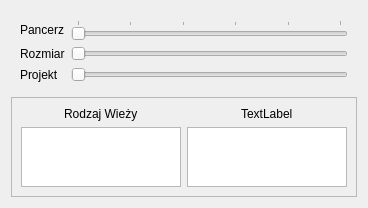
      <widget class="QWidget" name="tab_4">
       <attribute name="title">
        <string>Wieża</string>
       </attribute>
       <layout class="QVBoxLayout" name="verticalLayout_4">
        <item>
         <widget class="QFrame" name="formFrame_3">
          <layout class="QFormLayout" name="formLayout_5">
           <item row="0" column="0">
            <widget class="QLabel" name="label_7">
             <property name="text">
              <string>Pancerz</string>
             </property>
            </widget>
           </item>
           <item row="0" column="1">
            <widget class="QSlider" name="PancerzSlid_3">
             <property name="sizePolicy">
              <sizepolicy hsizetype="MinimumExpanding" vsizetype="Fixed">
               <horstretch>0</horstretch>
               <verstretch>0</verstretch>
              </sizepolicy>
             </property>
             <property name="minimumSize">
              <size>
               <width>200</width>
               <height>0</height>
              </size>
             </property>
             <property name="palette">
              <palette>
               <active>
                <colorrole role="Highlight">
                 <brush brushstyle="SolidPattern">
                  <color alpha="255">
                   <red>0</red>
                   <green>255</green>
                   <blue>0</blue>
                  </color>
                 </brush>
                </colorrole>
                <colorrole role="Link">
                 <brush brushstyle="SolidPattern">
                  <color alpha="255">
                   <red>20</red>
                   <green>255</green>
                   <blue>208</blue>
                  </color>
                 </brush>
                </colorrole>
               </active>
               <inactive>
                <colorrole role="Highlight">
                 <brush brushstyle="SolidPattern">
                  <color alpha="255">
                   <red>0</red>
                   <green>255</green>
                   <blue>0</blue>
                  </color>
                 </brush>
                </colorrole>
                <colorrole role="Link">
                 <brush brushstyle="SolidPattern">
                  <color alpha="255">
                   <red>20</red>
                   <green>255</green>
                   <blue>208</blue>
                  </color>
                 </brush>
                </colorrole>
               </inactive>
               <disabled>
                <colorrole role="Highlight">
                 <brush brushstyle="SolidPattern">
                  <color alpha="255">
                   <red>51</red>
                   <green>153</green>
                   <blue>255</blue>
                  </color>
                 </brush>
                </colorrole>
                <colorrole role="Link">
                 <brush brushstyle="SolidPattern">
                  <color alpha="255">
                   <red>20</red>
                   <green>255</green>
                   <blue>208</blue>
                  </color>
                 </brush>
                </colorrole>
               </disabled>
              </palette>
             </property>
             <property name="minimum">
              <number>0</number>
             </property>
             <property name="maximum">
              <number>100</number>
             </property>
             <property name="value">
              <number>0</number>
             </property>
             <property name="orientation">
              <enum>Qt::Horizontal</enum>
             </property>
             <property name="invertedControls">
              <bool>false</bool>
             </property>
             <property name="tickPosition">
              <enum>QSlider::TicksAbove</enum>
             </property>
             <property name="tickInterval">
              <number>20</number>
             </property>
            </widget>
           </item>
           <item row="1" column="0">
            <widget class="QLabel" name="label_17">
             <property name="text">
              <string>Rozmiar</string>
             </property>
            </widget>
           </item>
           <item row="1" column="1">
            <widget class="QSlider" name="horizontalSlider_5">
             <property name="orientation">
              <enum>Qt::Horizontal</enum>
             </property>
            </widget>
           </item>
           <item row="2" column="0">
            <widget class="QLabel" name="label_18">
             <property name="text">
              <string>Projekt</string>
             </property>
            </widget>
           </item>
           <item row="2" column="1">
            <widget class="QSlider" name="horizontalSlider_6">
             <property name="orientation">
              <enum>Qt::Horizontal</enum>
             </property>
            </widget>
           </item>
          </layout>
         </widget>
        </item>
        <item alignment="Qt::AlignHCenter|Qt::AlignVCenter">
         <widget class="QFrame" name="frame_4">
          <property name="sizePolicy">
           <sizepolicy hsizetype="Maximum" vsizetype="Maximum">
            <horstretch>0</horstretch>
            <verstretch>0</verstretch>
           </sizepolicy>
          </property>
          <property name="frameShape">
           <enum>QFrame::StyledPanel</enum>
          </property>
          <property name="frameShadow">
           <enum>QFrame::Raised</enum>
          </property>
          <layout class="QGridLayout" name="gridLayout_4">
           <item row="0" column="0" alignment="Qt::AlignHCenter|Qt::AlignVCenter">
            <widget class="QLabel" name="label_15">
             <property name="text">
              <string>Rodzaj Wieży</string>
             </property>
            </widget>
           </item>
           <item row="0" column="2" alignment="Qt::AlignHCenter|Qt::AlignVCenter">
            <widget class="QLabel" name="label_16">
             <property name="text">
              <string>TextLabel</string>
             </property>
            </widget>
           </item>
           <item row="1" column="0">
            <widget class="QListWidget" name="lista_pancerz_3">
             <property name="sizePolicy">
              <sizepolicy hsizetype="Maximum" vsizetype="Maximum">
               <horstretch>0</horstretch>
               <verstretch>0</verstretch>
              </sizepolicy>
             </property>
             <property name="maximumSize">
              <size>
               <width>160</width>
               <height>60</height>
              </size>
             </property>
            </widget>
           </item>
           <item row="1" column="2">
            <widget class="QListWidget" name="lista_pancerz_6">
             <property name="sizePolicy">
              <sizepolicy hsizetype="Maximum" vsizetype="Maximum">
               <horstretch>0</horstretch>
               <verstretch>0</verstretch>
              </sizepolicy>
             </property>
             <property name="maximumSize">
              <size>
               <width>160</width>
               <height>60</height>
              </size>
             </property>
            </widget>
           </item>
          </layout>
         </widget>
        </item>
       </layout>
      </widget>
